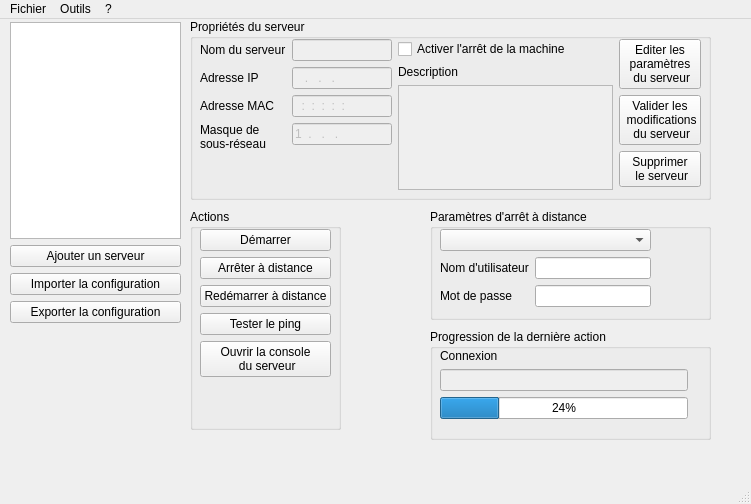
<?xml version="1.0" encoding="UTF-8"?>
<ui version="4.0">
 <author>Vladiyork - Louis VICAINNE</author>
 <class>FenPrincipale</class>
 <widget class="QMainWindow" name="FenPrincipale">
  <property name="enabled">
   <bool>true</bool>
  </property>
  <property name="geometry">
   <rect>
    <x>0</x>
    <y>0</y>
    <width>751</width>
    <height>504</height>
   </rect>
  </property>
  <property name="windowTitle">
   <string>VladiConnect v1</string>
  </property>
  <property name="windowIcon">
   <iconset>
    <normaloff>../icone.png</normaloff>../icone.png</iconset>
  </property>
  <property name="autoFillBackground">
   <bool>false</bool>
  </property>
  <widget class="QWidget" name="centralwidget">
   <property name="minimumSize">
    <size>
     <width>700</width>
     <height>450</height>
    </size>
   </property>
   <widget class="QGroupBox" name="groupBox">
    <property name="enabled">
     <bool>true</bool>
    </property>
    <property name="geometry">
     <rect>
      <x>430</x>
      <y>190</y>
      <width>281</width>
      <height>111</height>
     </rect>
    </property>
    <property name="title">
     <string>Paramètres d'arrêt à distance</string>
    </property>
    <widget class="QWidget" name="verticalLayoutWidget_2">
     <property name="geometry">
      <rect>
       <x>10</x>
       <y>20</y>
       <width>211</width>
       <height>81</height>
      </rect>
     </property>
     <layout class="QVBoxLayout" name="verticalLayout">
      <item>
       <widget class="QComboBox" name="os"/>
      </item>
      <item>
       <layout class="QFormLayout" name="formLayout_3">
        <property name="fieldGrowthPolicy">
         <enum>QFormLayout::AllNonFixedFieldsGrow</enum>
        </property>
        <item row="0" column="0">
         <widget class="QLabel" name="label_9">
          <property name="text">
           <string>Nom d'utilisateur</string>
          </property>
         </widget>
        </item>
        <item row="0" column="1">
         <widget class="QLineEdit" name="lineEdit"/>
        </item>
        <item row="1" column="0">
         <widget class="QLabel" name="label_10">
          <property name="text">
           <string>Mot de passe</string>
          </property>
         </widget>
        </item>
        <item row="1" column="1">
         <widget class="QLineEdit" name="lineEdit_2">
          <property name="echoMode">
           <enum>QLineEdit::Password</enum>
          </property>
         </widget>
        </item>
       </layout>
      </item>
     </layout>
    </widget>
    <zorder>verticalLayoutWidget_2</zorder>
    <zorder>formLayoutWidget_2</zorder>
   </widget>
   <widget class="QWidget" name="verticalLayoutWidget">
    <property name="geometry">
     <rect>
      <x>10</x>
      <y>3</y>
      <width>171</width>
      <height>301</height>
     </rect>
    </property>
    <layout class="QVBoxLayout" name="layout_liste_serveurs">
     <item>
      <widget class="QListWidget" name="liste_serveur"/>
     </item>
     <item>
      <widget class="QPushButton" name="bouton_ajouter_serveur">
       <property name="text">
        <string>Ajouter un serveur</string>
       </property>
      </widget>
     </item>
     <item>
      <widget class="QPushButton" name="bouton_configuration_importer">
       <property name="text">
        <string>Importer la configuration</string>
       </property>
      </widget>
     </item>
     <item>
      <widget class="QPushButton" name="bouton_configuration_exporter">
       <property name="text">
        <string>Exporter la configuration</string>
       </property>
      </widget>
     </item>
    </layout>
   </widget>
   <widget class="QGroupBox" name="groupBox_2">
    <property name="geometry">
     <rect>
      <x>190</x>
      <y>0</y>
      <width>521</width>
      <height>181</height>
     </rect>
    </property>
    <property name="title">
     <string>Propriétés du serveur</string>
    </property>
    <widget class="QWidget" name="horizontalLayoutWidget">
     <property name="geometry">
      <rect>
       <x>10</x>
       <y>20</y>
       <width>501</width>
       <height>151</height>
      </rect>
     </property>
     <layout class="QHBoxLayout" name="horizontalLayout_2">
      <item>
       <layout class="QFormLayout" name="formLayout">
        <property name="fieldGrowthPolicy">
         <enum>QFormLayout::AllNonFixedFieldsGrow</enum>
        </property>
        <item row="0" column="0">
         <widget class="QLabel" name="label_6">
          <property name="text">
           <string>Nom du serveur</string>
          </property>
          <property name="buddy">
           <cstring>serveur_nom</cstring>
          </property>
         </widget>
        </item>
        <item row="0" column="1">
         <widget class="QLineEdit" name="serveur_nom">
          <property name="enabled">
           <bool>false</bool>
          </property>
          <property name="readOnly">
           <bool>false</bool>
          </property>
         </widget>
        </item>
        <item row="1" column="0">
         <widget class="QLabel" name="label_7">
          <property name="text">
           <string>Adresse IP</string>
          </property>
          <property name="buddy">
           <cstring>serveur_ip</cstring>
          </property>
         </widget>
        </item>
        <item row="1" column="1">
         <widget class="QLineEdit" name="serveur_ip">
          <property name="enabled">
           <bool>false</bool>
          </property>
          <property name="inputMask">
           <string>999.999.999.999; </string>
          </property>
         </widget>
        </item>
        <item row="2" column="0">
         <widget class="QLabel" name="label">
          <property name="text">
           <string>Adresse MAC</string>
          </property>
          <property name="buddy">
           <cstring>serveur_mac</cstring>
          </property>
         </widget>
        </item>
        <item row="2" column="1">
         <widget class="QLineEdit" name="serveur_mac">
          <property name="enabled">
           <bool>false</bool>
          </property>
          <property name="inputMask">
           <string>&gt;HH:HH:HH:HH:HH:HH; </string>
          </property>
          <property name="text">
           <string>:::::</string>
          </property>
         </widget>
        </item>
        <item row="3" column="0">
         <widget class="QLabel" name="label_3">
          <property name="text">
           <string>Masque de 
sous-réseau</string>
          </property>
          <property name="buddy">
           <cstring>serveur_sousReseau</cstring>
          </property>
         </widget>
        </item>
        <item row="3" column="1">
         <widget class="QLineEdit" name="serveur_sousReseau">
          <property name="enabled">
           <bool>false</bool>
          </property>
          <property name="minimumSize">
           <size>
            <width>100</width>
            <height>0</height>
           </size>
          </property>
          <property name="inputMask">
           <string>999.999.999.999; </string>
          </property>
          <property name="text">
           <string>1...</string>
          </property>
         </widget>
        </item>
       </layout>
      </item>
      <item>
       <layout class="QVBoxLayout" name="verticalLayout_2">
        <item>
         <widget class="QCheckBox" name="activer_arret_machine">
          <property name="text">
           <string>Activer l'arrêt de la machine</string>
          </property>
          <property name="checked">
           <bool>false</bool>
          </property>
         </widget>
        </item>
        <item>
         <widget class="QLabel" name="label_2">
          <property name="text">
           <string>Description</string>
          </property>
          <property name="buddy">
           <cstring>serveur_description</cstring>
          </property>
         </widget>
        </item>
        <item>
         <widget class="QTextEdit" name="serveur_description">
          <property name="enabled">
           <bool>false</bool>
          </property>
         </widget>
        </item>
       </layout>
      </item>
      <item>
       <layout class="QVBoxLayout" name="verticalLayout_3">
        <item>
         <widget class="QPushButton" name="bouton_editer">
          <property name="text">
           <string>Editer les 
paramètres
 du serveur</string>
          </property>
          <property name="icon">
           <iconset>
            <normaloff>debug/images/document-edit.png</normaloff>debug/images/document-edit.png</iconset>
          </property>
          <property name="iconSize">
           <size>
            <width>30</width>
            <height>30</height>
           </size>
          </property>
         </widget>
        </item>
        <item>
         <widget class="QPushButton" name="bouton_serveur_valider_modifications">
          <property name="font">
           <font>
            <weight>50</weight>
            <bold>false</bold>
            <kerning>true</kerning>
           </font>
          </property>
          <property name="layoutDirection">
           <enum>Qt::LeftToRight</enum>
          </property>
          <property name="text">
           <string>Valider les
 modifications
 du serveur</string>
          </property>
          <property name="icon">
           <iconset>
            <normaloff>debug/images/dialog-ok.png</normaloff>debug/images/dialog-ok.png</iconset>
          </property>
          <property name="iconSize">
           <size>
            <width>30</width>
            <height>30</height>
           </size>
          </property>
          <property name="autoRepeat">
           <bool>false</bool>
          </property>
         </widget>
        </item>
        <item>
         <widget class="QPushButton" name="bouton_supprimer_serveur">
          <property name="text">
           <string>Supprimer 
 le serveur</string>
          </property>
          <property name="icon">
           <iconset>
            <normaloff>../delete.png</normaloff>../delete.png</iconset>
          </property>
          <property name="iconSize">
           <size>
            <width>30</width>
            <height>30</height>
           </size>
          </property>
         </widget>
        </item>
       </layout>
      </item>
     </layout>
    </widget>
   </widget>
   <widget class="QGroupBox" name="groupBox_3">
    <property name="geometry">
     <rect>
      <x>190</x>
      <y>190</y>
      <width>151</width>
      <height>221</height>
     </rect>
    </property>
    <property name="title">
     <string>Actions</string>
    </property>
    <widget class="QWidget" name="gridLayoutWidget">
     <property name="geometry">
      <rect>
       <x>10</x>
       <y>20</y>
       <width>131</width>
       <height>152</height>
      </rect>
     </property>
     <layout class="QGridLayout" name="_2">
      <item row="0" column="0">
       <widget class="QPushButton" name="bouton_demarrer">
        <property name="text">
         <string>Démarrer</string>
        </property>
       </widget>
      </item>
      <item row="1" column="0">
       <widget class="QPushButton" name="bouton_arreter">
        <property name="text">
         <string>Arrêter à distance</string>
        </property>
       </widget>
      </item>
      <item row="3" column="0">
       <widget class="QPushButton" name="bouton_ping">
        <property name="text">
         <string>Tester le ping</string>
        </property>
        <property name="shortcut">
         <string>Ctrl+P</string>
        </property>
        <property name="autoRepeat">
         <bool>true</bool>
        </property>
       </widget>
      </item>
      <item row="2" column="0">
       <widget class="QPushButton" name="bouton_redemarrer">
        <property name="text">
         <string>Redémarrer à distance</string>
        </property>
       </widget>
      </item>
      <item row="4" column="0">
       <widget class="QPushButton" name="pushButton_3">
        <property name="text">
         <string>Ouvrir la console 
 du serveur</string>
        </property>
       </widget>
      </item>
     </layout>
    </widget>
   </widget>
   <widget class="QGroupBox" name="groupBox_4">
    <property name="geometry">
     <rect>
      <x>430</x>
      <y>310</y>
      <width>281</width>
      <height>111</height>
     </rect>
    </property>
    <property name="title">
     <string>Progression de la dernière action</string>
    </property>
    <widget class="QWidget" name="layoutWidget">
     <property name="geometry">
      <rect>
       <x>10</x>
       <y>20</y>
       <width>261</width>
       <height>70</height>
      </rect>
     </property>
     <layout class="QHBoxLayout" name="horizontalLayout">
      <item>
       <layout class="QVBoxLayout" name="verticalLayout_5">
        <item>
         <widget class="QLabel" name="action_nom">
          <property name="text">
           <string>Connexion </string>
          </property>
         </widget>
        </item>
        <item>
         <widget class="QLineEdit" name="action_etat">
          <property name="enabled">
           <bool>false</bool>
          </property>
          <property name="cursor">
           <cursorShape>ArrowCursor</cursorShape>
          </property>
          <property name="readOnly">
           <bool>false</bool>
          </property>
         </widget>
        </item>
        <item>
         <widget class="QProgressBar" name="action_progression">
          <property name="enabled">
           <bool>true</bool>
          </property>
          <property name="value">
           <number>24</number>
          </property>
         </widget>
        </item>
       </layout>
      </item>
      <item>
       <widget class="QLabel" name="action_etat_pixmap">
        <property name="maximumSize">
         <size>
          <width>50</width>
          <height>50</height>
         </size>
        </property>
        <property name="text">
         <string/>
        </property>
        <property name="pixmap">
         <pixmap>../network-offline.png</pixmap>
        </property>
        <property name="scaledContents">
         <bool>true</bool>
        </property>
        <property name="alignment">
         <set>Qt::AlignCenter</set>
        </property>
       </widget>
      </item>
     </layout>
    </widget>
   </widget>
  </widget>
  <widget class="QMenuBar" name="menubar">
   <property name="geometry">
    <rect>
     <x>0</x>
     <y>0</y>
     <width>751</width>
     <height>21</height>
    </rect>
   </property>
   <widget class="QMenu" name="menuFichier">
    <property name="title">
     <string>Fichier</string>
    </property>
    <addaction name="actionSauver_la_configuration"/>
    <addaction name="actionCharger_une_configuration"/>
    <addaction name="actionImprimer_la_configuration"/>
    <addaction name="separator"/>
    <addaction name="actionQuitter"/>
   </widget>
   <widget class="QMenu" name="menuOutils">
    <property name="title">
     <string>Outils</string>
    </property>
    <addaction name="actionOptions"/>
   </widget>
   <widget class="QMenu" name="menu">
    <property name="title">
     <string>?</string>
    </property>
   </widget>
   <addaction name="menuFichier"/>
   <addaction name="menuOutils"/>
   <addaction name="menu"/>
  </widget>
  <widget class="QStatusBar" name="statusbar">
   <property name="cursor">
    <cursorShape>BlankCursor</cursorShape>
   </property>
  </widget>
  <action name="actionOptions">
   <property name="text">
    <string>Options</string>
   </property>
  </action>
  <action name="actionQuitter">
   <property name="enabled">
    <bool>true</bool>
   </property>
   <property name="text">
    <string>Quitter</string>
   </property>
   <property name="shortcut">
    <string>Ctrl+Q</string>
   </property>
  </action>
  <action name="actionSauver_la_configuration">
   <property name="text">
    <string>Sauver la configuration</string>
   </property>
   <property name="shortcut">
    <string>Ctrl+S</string>
   </property>
  </action>
  <action name="actionCharger_une_configuration">
   <property name="text">
    <string>Charger une configuration</string>
   </property>
   <property name="shortcut">
    <string>Ctrl+O</string>
   </property>
  </action>
  <action name="actionImprimer_la_configuration">
   <property name="enabled">
    <bool>false</bool>
   </property>
   <property name="text">
    <string>Imprimer la configuration</string>
   </property>
   <property name="shortcut">
    <string>Ctrl+P</string>
   </property>
  </action>
 </widget>
 <tabstops>
  <tabstop>serveur_nom</tabstop>
  <tabstop>serveur_ip</tabstop>
  <tabstop>bouton_demarrer</tabstop>
  <tabstop>bouton_arreter</tabstop>
  <tabstop>bouton_ping</tabstop>
 </tabstops>
 <resources/>
 <connections>
  <connection>
   <sender>serveur_ip</sender>
   <signal>lostFocus()</signal>
   <receiver>FenPrincipale</receiver>
   <slot>miseAJourItem()</slot>
   <hints>
    <hint type="sourcelabel">
     <x>316</x>
     <y>79</y>
    </hint>
    <hint type="destinationlabel">
     <x>725</x>
     <y>31</y>
    </hint>
   </hints>
  </connection>
  <connection>
   <sender>serveur_nom</sender>
   <signal>lostFocus()</signal>
   <receiver>FenPrincipale</receiver>
   <slot>miseAJourItem()</slot>
   <hints>
    <hint type="sourcelabel">
     <x>355</x>
     <y>55</y>
    </hint>
    <hint type="destinationlabel">
     <x>721</x>
     <y>32</y>
    </hint>
   </hints>
  </connection>
  <connection>
   <sender>serveur_mac</sender>
   <signal>lostFocus()</signal>
   <receiver>FenPrincipale</receiver>
   <slot>miseAJourItem()</slot>
   <hints>
    <hint type="sourcelabel">
     <x>380</x>
     <y>108</y>
    </hint>
    <hint type="destinationlabel">
     <x>725</x>
     <y>31</y>
    </hint>
   </hints>
  </connection>
  <connection>
   <sender>serveur_sousReseau</sender>
   <signal>lostFocus()</signal>
   <receiver>FenPrincipale</receiver>
   <slot>miseAJourItem()</slot>
   <hints>
    <hint type="sourcelabel">
     <x>366</x>
     <y>139</y>
    </hint>
    <hint type="destinationlabel">
     <x>715</x>
     <y>29</y>
    </hint>
   </hints>
  </connection>
  <connection>
   <sender>serveur_description</sender>
   <signal>textChanged()</signal>
   <receiver>FenPrincipale</receiver>
   <slot>miseAJourItem()</slot>
   <hints>
    <hint type="sourcelabel">
     <x>548</x>
     <y>128</y>
    </hint>
    <hint type="destinationlabel">
     <x>718</x>
     <y>31</y>
    </hint>
   </hints>
  </connection>
 </connections>
 <slots>
  <slot>miseAJourItem()</slot>
 </slots>
</ui>
